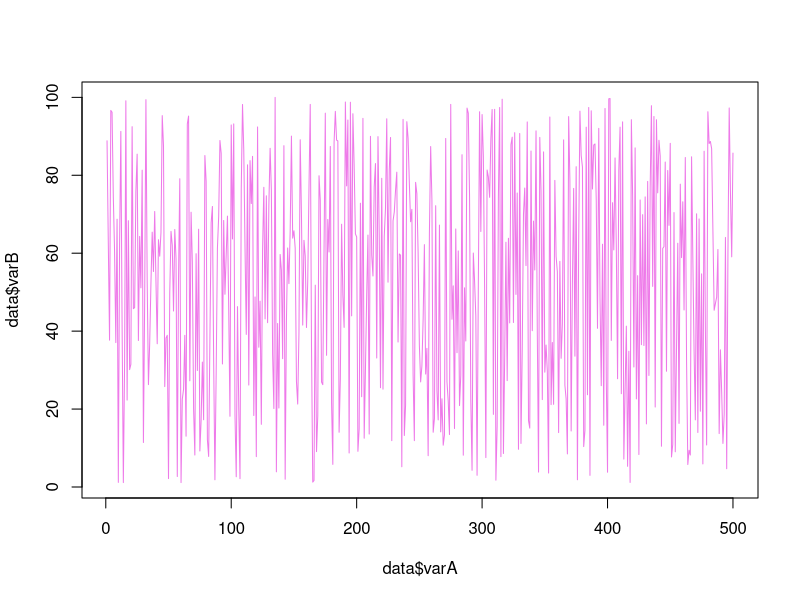
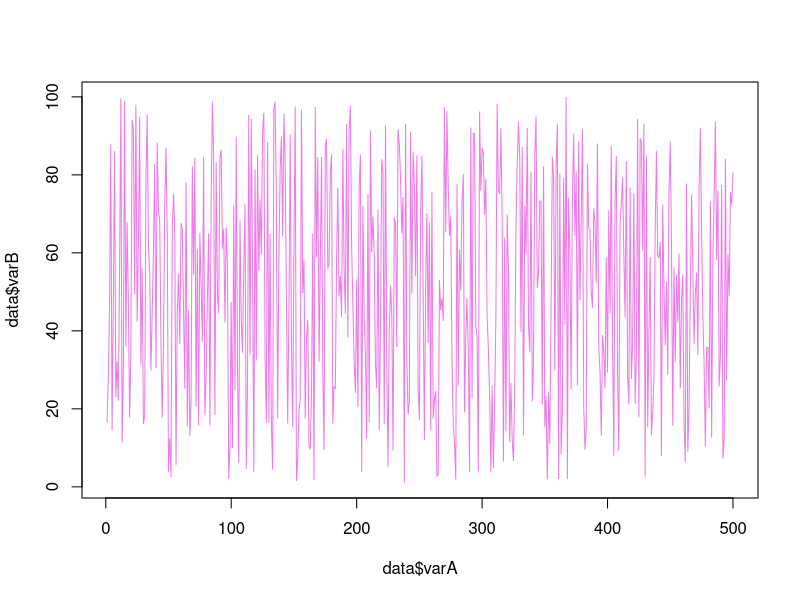
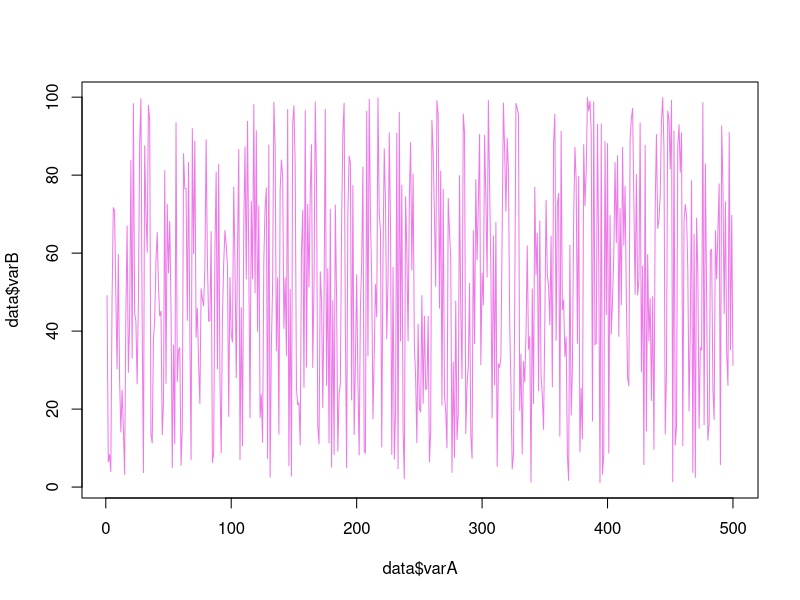
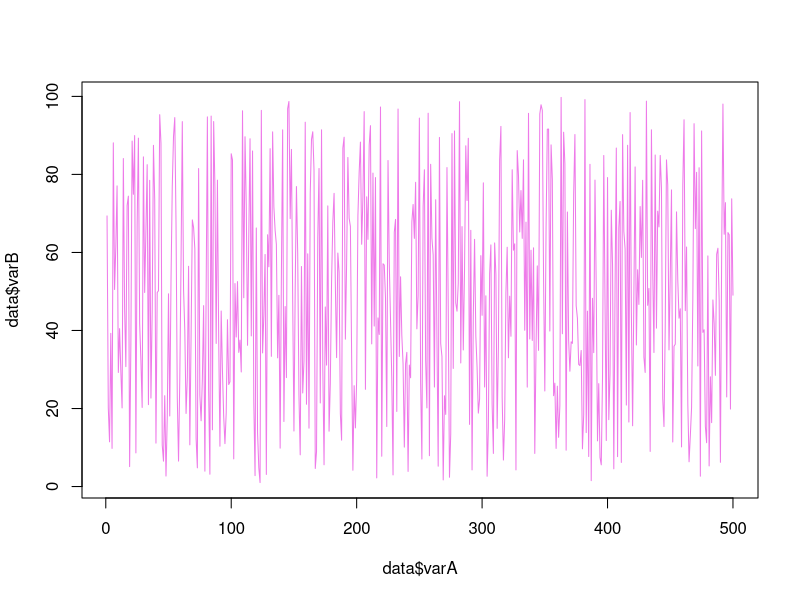
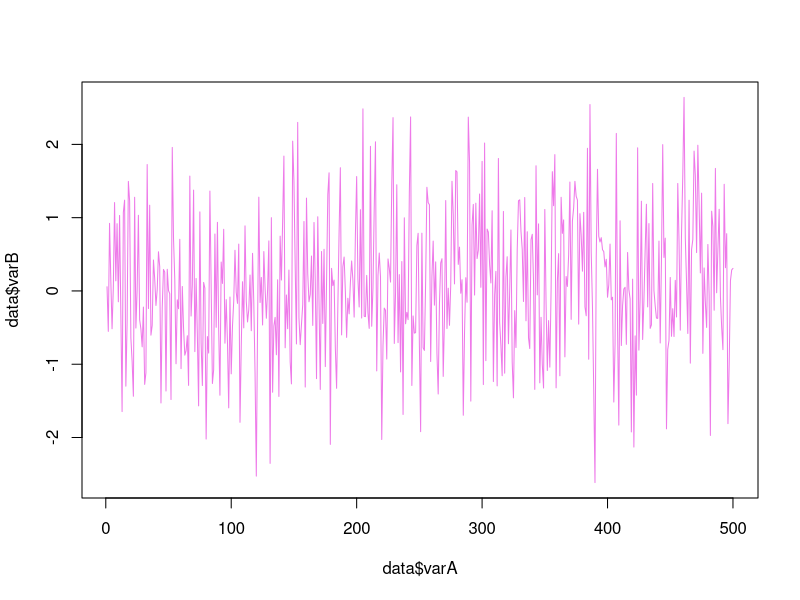

R code for these plots, in order:
## ---- chunk 1
#| echo: TRUE
#| output: FALSE

varA<-c(1:500)
varB<-runif(500,1,100)

data<-data.frame(varA,varB)

plot(data$varA,data$varB,type="l",col="orchid2")
## ---- chunk 2
#| echo: FALSE

varA<-c(1:500)
varB<-runif(500,1,100)

data<-data.frame(varA,varB)

plot(data$varA,data$varB,type="l",col="orchid2")
## ---- chunk 3
#| echo: TRUE
#| output: FALSE

varA<-c(1:500)
varB<-runif(500,1,100)

data<-data.frame(varA,varB)

plot(data$varA,data$varB,type="l",col="orchid2")
## ---- chunk 4
#| echo: TRUE
#| output: FALSE

#here's where we make some data
varA<-c(1:500)
varB<-runif(500,1,100)

#here's where we put it together in a dataframe
data<-data.frame(varA,varB)


#here's where we plot that data
plot(data$varA,data$varB,type="l",col="orchid2")
## ---- chunk 5
#| echo: TRUE
#| output: FALSE

#here's where we make some data
varA<-c(1:500)
#varB<-runif(500,1,100)
varB<-rnorm(500,0,1)  #Trying out a normal distribution here

#here's where we put it together in a dataframe
data<-data.frame(varA,varB)


#here's where we plot that data
plot(data$varA,data$varB,type="l",col="orchid2")
